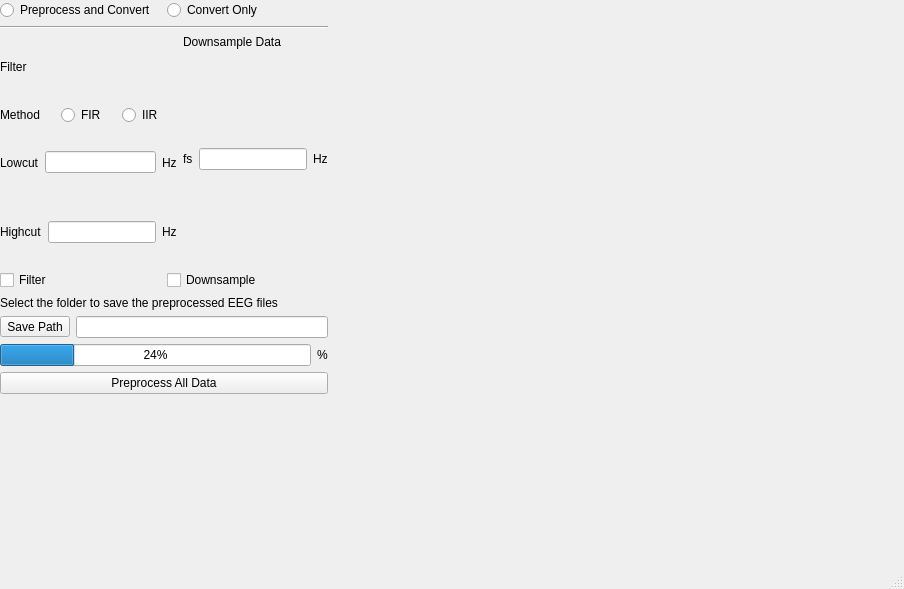
<?xml version="1.0" encoding="UTF-8"?>
<ui version="4.0">
 <class>MainWindow</class>
 <widget class="QMainWindow" name="MainWindow">
  <property name="geometry">
   <rect>
    <x>0</x>
    <y>0</y>
    <width>904</width>
    <height>589</height>
   </rect>
  </property>
  <property name="windowTitle">
   <string>MainWindow</string>
  </property>
  <widget class="QWidget" name="centralwidget">
   <widget class="QWidget" name="verticalLayoutWidget">
    <property name="geometry">
     <rect>
      <x>0</x>
      <y>0</y>
      <width>328</width>
      <height>394</height>
     </rect>
    </property>
    <layout class="QVBoxLayout" name="verticalLayout">
     <item>
      <layout class="QHBoxLayout" name="horizontalLayout">
       <item>
        <widget class="QRadioButton" name="radioButton_3">
         <property name="text">
          <string>Preprocess and Convert</string>
         </property>
        </widget>
       </item>
       <item>
        <widget class="QRadioButton" name="radioButton_4">
         <property name="text">
          <string>Convert Only</string>
         </property>
        </widget>
       </item>
      </layout>
     </item>
     <item>
      <widget class="Line" name="line">
       <property name="orientation">
        <enum>Qt::Horizontal</enum>
       </property>
      </widget>
     </item>
     <item>
      <layout class="QHBoxLayout" name="horizontalLayout_2">
       <item>
        <layout class="QVBoxLayout" name="verticalLayout_2">
         <item>
          <widget class="QLabel" name="label">
           <property name="text">
            <string>Filter</string>
           </property>
          </widget>
         </item>
         <item>
          <layout class="QHBoxLayout" name="horizontalLayout_3">
           <item>
            <widget class="QLabel" name="label_3">
             <property name="text">
              <string>Method</string>
             </property>
            </widget>
           </item>
           <item>
            <widget class="QRadioButton" name="radioButton_2">
             <property name="text">
              <string>FIR</string>
             </property>
            </widget>
           </item>
           <item>
            <widget class="QRadioButton" name="radioButton">
             <property name="text">
              <string>IIR</string>
             </property>
            </widget>
           </item>
          </layout>
         </item>
         <item>
          <layout class="QHBoxLayout" name="horizontalLayout_4">
           <item>
            <widget class="QLabel" name="label_4">
             <property name="text">
              <string>Lowcut</string>
             </property>
            </widget>
           </item>
           <item>
            <widget class="QLineEdit" name="lineEdit_2"/>
           </item>
           <item>
            <widget class="QLabel" name="label_5">
             <property name="text">
              <string>Hz</string>
             </property>
            </widget>
           </item>
          </layout>
         </item>
         <item>
          <layout class="QHBoxLayout" name="horizontalLayout_5">
           <item>
            <widget class="QLabel" name="label_7">
             <property name="text">
              <string>Highcut</string>
             </property>
            </widget>
           </item>
           <item>
            <widget class="QLineEdit" name="lineEdit_3"/>
           </item>
           <item>
            <widget class="QLabel" name="label_8">
             <property name="text">
              <string>Hz</string>
             </property>
            </widget>
           </item>
          </layout>
         </item>
        </layout>
       </item>
       <item>
        <layout class="QVBoxLayout" name="verticalLayout_3">
         <item>
          <widget class="QLabel" name="label_10">
           <property name="text">
            <string>Downsample Data</string>
           </property>
          </widget>
         </item>
         <item>
          <spacer name="verticalSpacer">
           <property name="orientation">
            <enum>Qt::Vertical</enum>
           </property>
           <property name="sizeHint" stdset="0">
            <size>
             <width>126</width>
             <height>98</height>
            </size>
           </property>
          </spacer>
         </item>
         <item>
          <layout class="QHBoxLayout" name="horizontalLayout_6">
           <item>
            <widget class="QLabel" name="label_6">
             <property name="text">
              <string>fs</string>
             </property>
            </widget>
           </item>
           <item>
            <widget class="QLineEdit" name="lineEdit_4"/>
           </item>
           <item>
            <widget class="QLabel" name="label_9">
             <property name="text">
              <string>Hz</string>
             </property>
            </widget>
           </item>
          </layout>
         </item>
         <item>
          <spacer name="verticalSpacer_2">
           <property name="orientation">
            <enum>Qt::Vertical</enum>
           </property>
           <property name="sizeHint" stdset="0">
            <size>
             <width>126</width>
             <height>98</height>
            </size>
           </property>
          </spacer>
         </item>
        </layout>
       </item>
      </layout>
     </item>
     <item>
      <layout class="QHBoxLayout" name="horizontalLayout_8">
       <item>
        <widget class="QCheckBox" name="checkBox">
         <property name="text">
          <string>Filter</string>
         </property>
        </widget>
       </item>
       <item>
        <widget class="QCheckBox" name="checkBox_2">
         <property name="text">
          <string>Downsample</string>
         </property>
        </widget>
       </item>
      </layout>
     </item>
     <item>
      <widget class="QLabel" name="label_12">
       <property name="text">
        <string>Select the folder to save the preprocessed EEG files</string>
       </property>
      </widget>
     </item>
     <item>
      <layout class="QHBoxLayout" name="horizontalLayout_9">
       <item>
        <widget class="QToolButton" name="toolButton">
         <property name="text">
          <string>Save Path</string>
         </property>
        </widget>
       </item>
       <item>
        <widget class="QLineEdit" name="lineEdit"/>
       </item>
      </layout>
     </item>
     <item>
      <layout class="QHBoxLayout" name="horizontalLayout_7">
       <item>
        <widget class="QProgressBar" name="progressBar">
         <property name="value">
          <number>24</number>
         </property>
        </widget>
       </item>
       <item>
        <widget class="QLabel" name="label_11">
         <property name="text">
          <string>%</string>
         </property>
        </widget>
       </item>
      </layout>
     </item>
     <item>
      <widget class="QPushButton" name="pushButton">
       <property name="text">
        <string>Preprocess All Data</string>
       </property>
      </widget>
     </item>
    </layout>
   </widget>
  </widget>
  <widget class="QMenuBar" name="menubar">
   <property name="geometry">
    <rect>
     <x>0</x>
     <y>0</y>
     <width>904</width>
     <height>24</height>
    </rect>
   </property>
  </widget>
  <widget class="QStatusBar" name="statusbar"/>
 </widget>
 <resources/>
 <connections/>
</ui>
